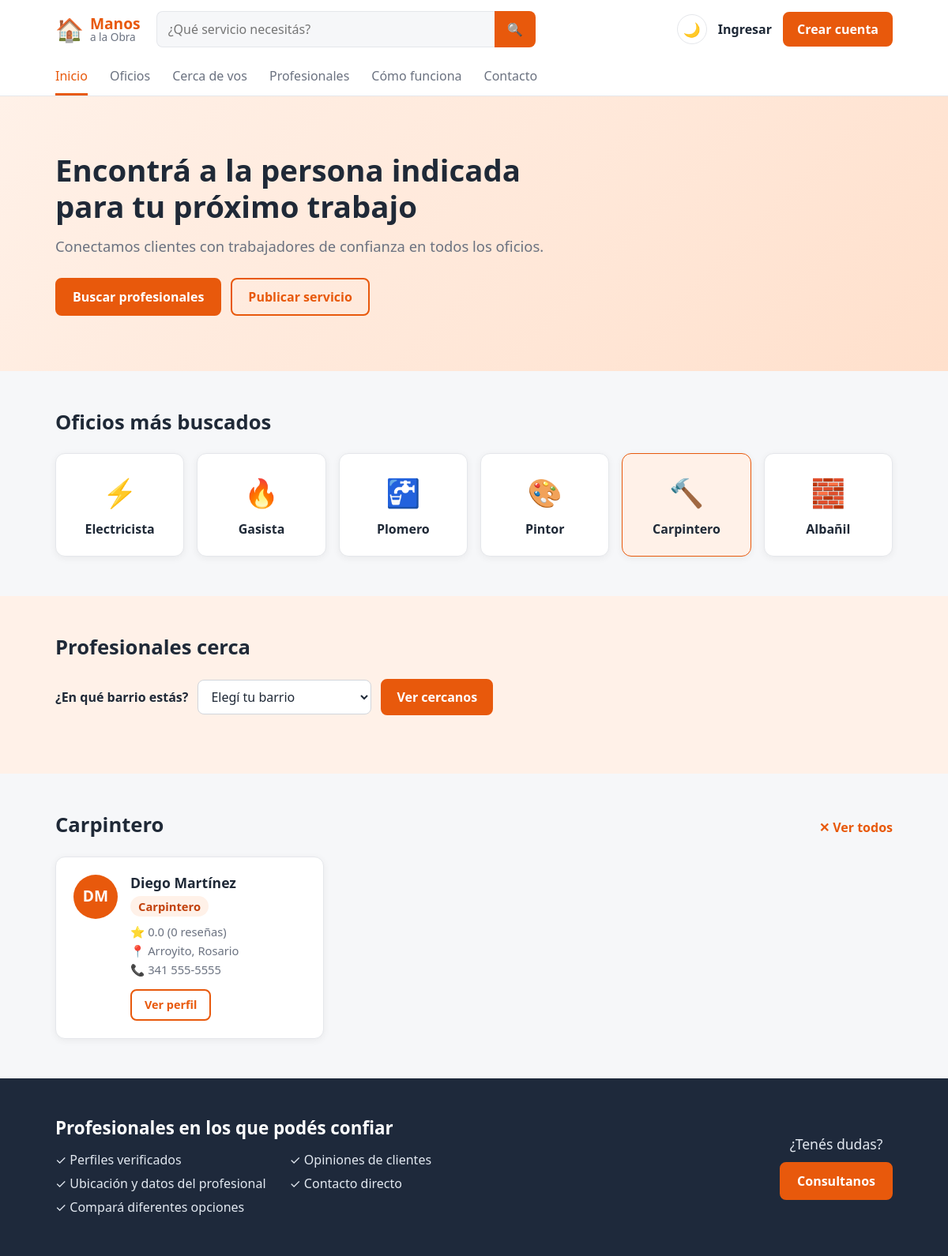
/index.php?oficio=Carpintero, run on the app's committed database.
### tables this page shows
CREATE TABLE profesionales (
    id INT AUTO_INCREMENT PRIMARY KEY,
     
    nombre VARCHAR(60) NOT NULL,
    apellido VARCHAR(60) NOT NULL,
    email VARCHAR(120) NOT NULL UNIQUE,
    password VARCHAR(255) NOT NULL,
    iniciales VARCHAR(5) NOT NULL,
     
    oficio VARCHAR(60) NULL,
    descripcion VARCHAR(300) NULL,
    ubicacion VARCHAR(100) NULL,              
    domicilio VARCHAR(120) NULL,              
    barrio_id INT NULL,                       
    telefono VARCHAR(30) NULL,
    experiencia INT NULL,
    fecha_alta DATE NULL,
    fecha_baja DATE NULL,
     
     
    valoracion DECIMAL(2,1) DEFAULT 0,
    cantidad_resenas INT DEFAULT 0,
    creado_en TIMESTAMP DEFAULT CURRENT_TIMESTAMP,
    FOREIGN KEY (barrio_id) REFERENCES barrios(id)
);

CREATE TABLE barrios (
    id INT AUTO_INCREMENT PRIMARY KEY,
    barrio VARCHAR(60) NOT NULL UNIQUE,
    zona VARCHAR(30) NOT NULL
);

### index.php (the view, shortened to what this page needs)
<?php
require "config.php";
$modo_oscuro = ($_COOKIE["tema"] ?? "") === "oscuro";
$buscar = trim($_GET["buscar"] ?? "");
$oficio = trim($_GET["oficio"] ?? "");
$sql = "SELECT profesionales.*, barrios.barrio
        FROM profesionales
        LEFT JOIN barrios ON barrios.id = profesionales.barrio_id
        WHERE oficio IS NOT NULL
          AND (fecha_baja IS NULL OR fecha_baja >= CURDATE())";
$tipos = "";
$valores = [];
if ($oficio !== "") {
    $sql .= " AND oficio = ?";
    $tipos .= "s";
    $valores[] = $oficio;
}
$sql .= " ORDER BY valoracion DESC, cantidad_resenas DESC";
$consulta = $conexion->prepare($sql);
if ($tipos !== "") {
    $consulta->bind_param($tipos, ...$valores);
}
$consulta->execute();
$resultado_profesionales = $consulta->get_result();
if ($oficio !== "") {
    $titulo_profesionales = $oficio;
} elseif ($buscar !== "") {
    $titulo_profesionales = "Resultados para \"" . $buscar . "\"";
} else {
    $titulo_profesionales = "Profesionales destacados";
}
$barrios = [];
$resultado_barrios = $conexion->query("SELECT id, barrio, zona FROM barrios ORDER BY zona, barrio");
while ($fila = $resultado_barrios->fetch_assoc()) {
    $barrios[$fila["id"]] = $fila;
}
$barrio_elegido = (int) ($_GET["barrio"] ?? 0);
$oficios_destacados = [
    "Electricista" => "⚡",
    "Gasista"      => "🔥",
    "Plomero"      => "🚰",
    "Pintor"       => "🎨",
    "Carpintero"   => "🔨",
    "Albañil"      => "🧱",
];
if (!isset($_SESSION["usuario_id"])) {
    $link_publicar = "registro.php";
} elseif ($_SESSION["usuario_tipo"] === "profesional") {
    $link_publicar = "postular.php";
} else {
    $link_publicar = "";
}
?>
<!DOCTYPE html>
<html lang="es">
<head>
    <link rel="stylesheet" href="style.css">
</head>
<body class="<?php echo $modo_oscuro ? "oscuro" : ""; ?>">
    <header class="header-principal">
        <div class="barra-superior">
            <a href="index.php" class="logo">
                <span class="logo-icono">🏠</span>
                <span class="logo-texto"><strong>Manos</strong><span>a la Obra</span></span>
            </a>
            <form class="buscador" action="index.php#profesionales" method="get">
                <input type="search" name="buscar" placeholder="¿Qué servicio necesitás?" value="<?php echo htmlspecialchars($buscar); ?>">
                <button type="submit" aria-label="Buscar">🔍</button>
            </form>
            <div class="acciones">
                <a href="tema.php" class="boton-tema" title="<?php echo $modo_oscuro ? "Activar modo claro" : "Activar modo oscuro"; ?>">
                    <?php echo $modo_oscuro ? "☀️" : "🌙"; ?>
                </a>
                <?php if (isset($_SESSION["usuario_nombre"])): ?>
                    <span class="link-ingresar">Hola, <?php echo htmlspecialchars($_SESSION["usuario_nombre"]); ?></span>
                    <?php if (($_SESSION["usuario_tipo"] ?? "") === "profesional"): ?>
                        <a href="postular.php" class="btn-publicar">Postular servicio</a>
                    <?php endif; ?>
                    <a href="logout.php" class="btn-publicar">Salir</a>
                <?php else: ?>
                    <a href="login.php" class="link-ingresar">Ingresar</a>
                    <a href="registro.php" class="btn-publicar">Crear cuenta</a>
                <?php endif; ?>
            </div>
        </div>
        <nav class="barra-menu">
            <a href="index.php" class="activo">Inicio</a>
            <a href="#oficios">Oficios</a>
            <a href="#cerca">Cerca de vos</a>
            <a href="#profesionales">Profesionales</a>
            <a href="#">Cómo funciona</a>
            <a href="#">Contacto</a>
        </nav>
    </header>
    <section class="hero">
        <div class="contenedor">
            <div class="hero-texto">
                <h1>Encontrá a la persona indicada para tu próximo trabajo</h1>
                <p>Conectamos clientes con trabajadores de confianza en todos los oficios.</p>
                <div class="hero-botones">
                    <a href="#profesionales" class="boton boton-lleno">Buscar profesionales</a>
                    <?php if ($link_publicar !== ""): ?>
                        <a href="<?php echo $link_publicar; ?>" class="boton boton-borde">Publicar servicio</a>
                    <?php endif; ?>
                </div>
            </div>
        </div>
    </section>
    <section class="seccion">
        <div class="contenedor">
            <h2 class="seccion-titulo" id="oficios">Oficios más buscados</h2>
            <div class="oficios-grid">
                <?php foreach ($oficios_destacados as $nombre_oficio => $icono): ?>
                    <a href="index.php?oficio=<?php echo urlencode($nombre_oficio); ?>#profesionales"
                       class="oficio-card <?php echo $oficio === $nombre_oficio ? "elegido" : ""; ?>">
                        <span class="icono"><?php echo $icono; ?></span>
                        <p><?php echo $nombre_oficio; ?></p>
                    </a>
                <?php endforeach; ?>
            </div>
        </div>
    </section>
    <section class="seccion seccion-cerca">
        <div class="contenedor">
            <h2 class="seccion-titulo" id="cerca">Profesionales cerca</h2>
            <form class="elegir-barrio" action="index.php#cerca" method="get">
                <label for="barrio">¿En qué barrio estás?</label>
                <select id="barrio" name="barrio" required>
                    <option value="" disabled <?php echo isset($barrios[$barrio_elegido]) ? "" : "selected"; ?>>Elegí tu barrio</option>
                </select>
                <button type="submit" class="boton boton-lleno">Ver cercanos</button>
            </form>
        </div>
    </section>
    <section class="seccion">
        <div class="contenedor">
            <div class="seccion-encabezado">
                <h2 class="seccion-titulo" id="profesionales"><?php echo htmlspecialchars($titulo_profesionales); ?></h2>
                <?php if ($buscar !== "" || $oficio !== ""): ?>
                    <a href="index.php#profesionales" class="ver-todos">✕ Ver todos</a>
                <?php endif; ?>
            </div>
            <div class="profesionales-grid">
                <?php while ($profesional = $resultado_profesionales->fetch_assoc()): ?>
                    <?php
                    include "tarjeta_profesional.php";
                    ?>
                <?php endwhile; ?>
            </div>
        </div>
    </section>
        <footer class="pie-pagina">
        <div class="contenedor">
            <div class="pie-confianza">
                <h2>Profesionales en los que podés confiar</h2>
                <ul>
                    <li>✓ Perfiles verificados</li>
                    <li>✓ Opiniones de clientes</li>
                    <li>✓ Ubicación y datos del profesional</li>
                    <li>✓ Contacto directo</li>
                    <li>✓ Compará diferentes opciones</li>
                </ul>
            </div>
            <div class="pie-ayuda">
                <p>¿Tenés dudas?</p>
                <a href="#" class="boton boton-lleno">Consultanos</a>
            </div>
        </div>
    </footer>
</body>
</html>

### tarjeta_profesional.php (shortened to what this page needs)
<div class="profesional-card">
    <div class="profesional-avatar"><?php echo htmlspecialchars($profesional["iniciales"]); ?></div>
    <div class="profesional-info">
        <h3><?php echo htmlspecialchars($profesional["nombre"] . " " . $profesional["apellido"]); ?></h3>
        <p class="oficio"><?php echo htmlspecialchars($profesional["oficio"]); ?></p>
        <p class="valoracion">⭐ <?php echo $profesional["valoracion"]; ?> (<?php echo $profesional["cantidad_resenas"]; ?> reseñas)</p>
        <p class="ubicacion">📍 <?php
            if (!empty($profesional["barrio"])) {
                echo htmlspecialchars($profesional["barrio"]) . ", ";
            }
            echo htmlspecialchars($profesional["ubicacion"] ?? "");
        ?></p>
        <?php if (!empty($profesional["telefono"])): ?>
            <p class="telefono">📞 <?php echo htmlspecialchars($profesional["telefono"]); ?></p>
        <?php endif; ?>
        <a href="perfil.php?id=<?php echo $profesional["id"]; ?>" class="boton boton-borde">Ver perfil</a>
    </div>
</div>

### data on the page
profesionales: iniciales "DM", nombre+apellido "Diego Martínez", oficio "Carpintero", valoracion "0.0", cantidad_resenas "0", barrio.barrio "Arroyito", ubicacion "Rosario", telefono "341 555-5555"

### other printed values
$icono "⚡"
$nombre_oficio "Electricista"
$icono "🔥"
$nombre_oficio "Gasista"
$icono "🚰"
$nombre_oficio "Plomero"
$icono "🎨"
$nombre_oficio "Pintor"
$icono "🔨"
$nombre_oficio "Carpintero"
$icono "🧱"
$nombre_oficio "Albañil"
$titulo_profesionales "Carpintero"
